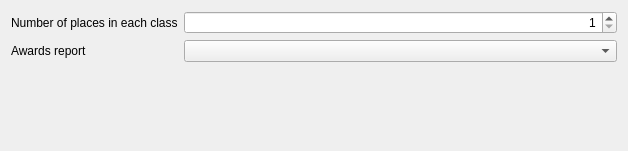
<?xml version="1.0" encoding="UTF-8"?>
<ui version="4.0">
 <class>PrintAwardsOptionsDialogWidget</class>
 <widget class="QWidget" name="PrintAwardsOptionsDialogWidget">
  <property name="geometry">
   <rect>
    <x>0</x>
    <y>0</y>
    <width>628</width>
    <height>151</height>
   </rect>
  </property>
  <property name="windowTitle">
   <string>Dialog</string>
  </property>
  <layout class="QFormLayout" name="formLayout">
   <item row="0" column="0">
    <widget class="QLabel" name="label">
     <property name="text">
      <string>Number of places in each class</string>
     </property>
    </widget>
   </item>
   <item row="0" column="1">
    <widget class="QSpinBox" name="edNumPlaces">
     <property name="alignment">
      <set>Qt::AlignRight|Qt::AlignTrailing|Qt::AlignVCenter</set>
     </property>
     <property name="minimum">
      <number>1</number>
     </property>
     <property name="maximum">
      <number>55</number>
     </property>
    </widget>
   </item>
   <item row="1" column="0">
    <widget class="QLabel" name="label_2">
     <property name="text">
      <string>Awards report</string>
     </property>
    </widget>
   </item>
   <item row="1" column="1">
    <widget class="QComboBox" name="edReportPath"/>
   </item>
  </layout>
 </widget>
 <resources/>
 <connections/>
</ui>
